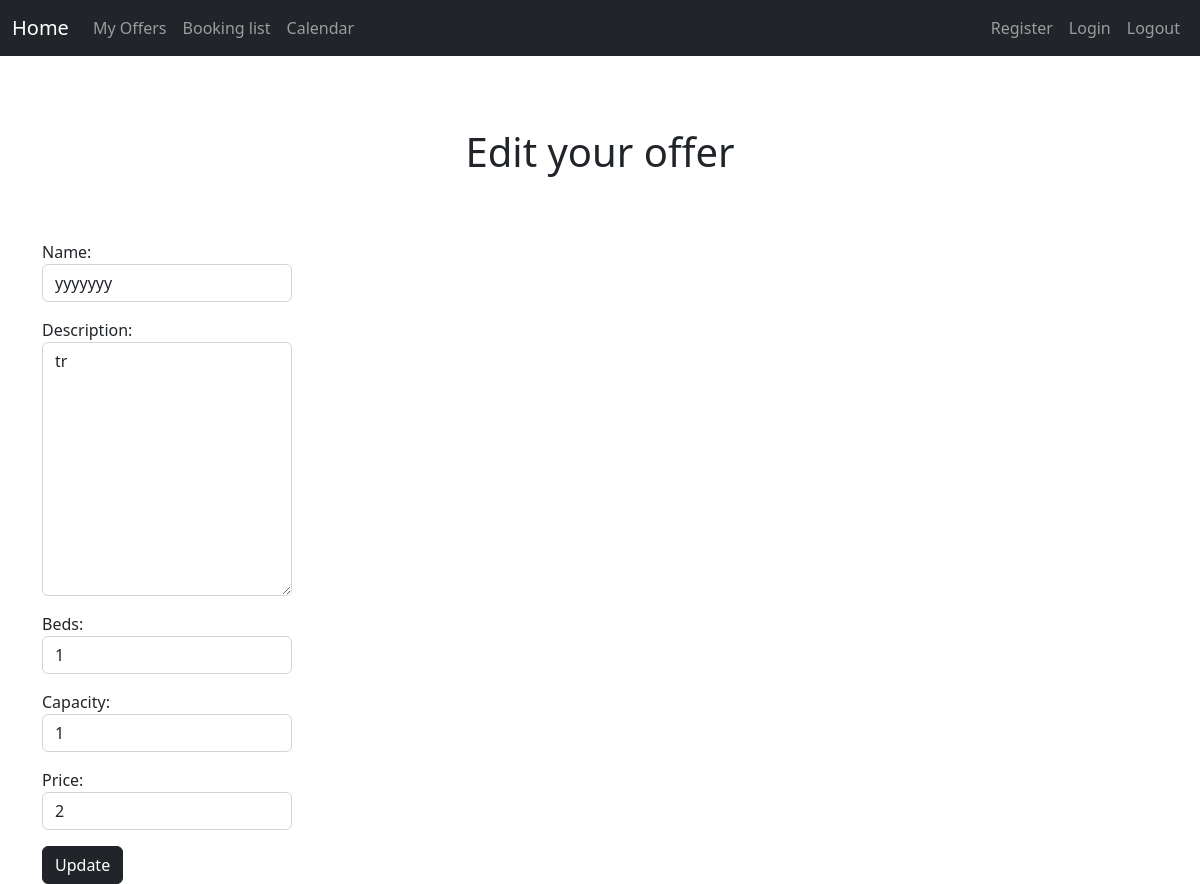
The app's page /edit_apartment/12 (signed in) with its own data.
### reservations/models.py (models this page shows, shortened)
class Apartment(models.Model):
    user = models.ForeignKey(settings.AUTH_USER_MODEL, on_delete=models.CASCADE, null=True)
    name = models.CharField(max_length=20)
    description = models.CharField(null=True, max_length=1000)
    beds = models.IntegerField(null=True)
    capacity = models.IntegerField(null=True)
    price = models.IntegerField(null=True)

### reservations/views.py (the view, shortened to what this page needs)
# urls.py: path('edit_apartment/<int:pk>', EditApartmentView.as_view(), name='EditApartmentView'),
class EditApartmentView(View):
    template_name = 'reservations/edit_apartment.html'
    def get(self, request, pk):
        apartment = get_object_or_404(Apartment, pk=pk, user=request.user)
        form = ApartmentForm(instance=apartment)
        return render(request, self.template_name, {'form': form, 'apartment': apartment})

### reservations/forms.py
class ApartmentForm(forms.ModelForm):
    class Meta:
        model = Apartment
        fields = ['name', 'description', 'beds', 'capacity', 'price']
        widgets = {
            'name': forms.TextInput(attrs={'class': 'form-control narrow-input'}),
            'description': forms.Textarea(attrs={'class': 'form-control narrow-input'}),
            'beds': forms.NumberInput(attrs={'class': 'form-control narrow-input'}),
            'capacity': forms.NumberInput(attrs={'class': 'form-control narrow-input'}),
            'price': forms.NumberInput(attrs={'class': 'form-control narrow-input'}),
        }

### reservations/templatetags/apartment_tags.py (called while the page is built)
@register.filter
def if_user_offer_apartment(user):
    if user.is_authenticated:
        return Apartment.objects.filter(user=user).exists()
    return False

### templates/reservations/edit_apartment.html (shortened to what this page needs)
{% extends 'base.html' %}
{% block content %}
<div class="d-flex justify-content-center align-items-center" style="height: 20vh;">
    <h2 class="text-center mb-3 " style="font-size: 40px;">Edit your offer</h2>
</div>
{% if user == apartment.user %}
<form method="post" enctype="multipart/form-data">
    {{ form.as_p }}
    <button type="submit" class="btn btn-dark">Update</button>
</form>
{% else %}
<p>You do not have permission to edit this apartment.</p>
{% endif %}
{% endblock %}

### static/css/style.css (style rules this page uses)
.narrow-input { width: 250px; }

### records on screen
Apartment: name "yyyyyyy", description "tr", beds "1", capacity "1", price "2"
